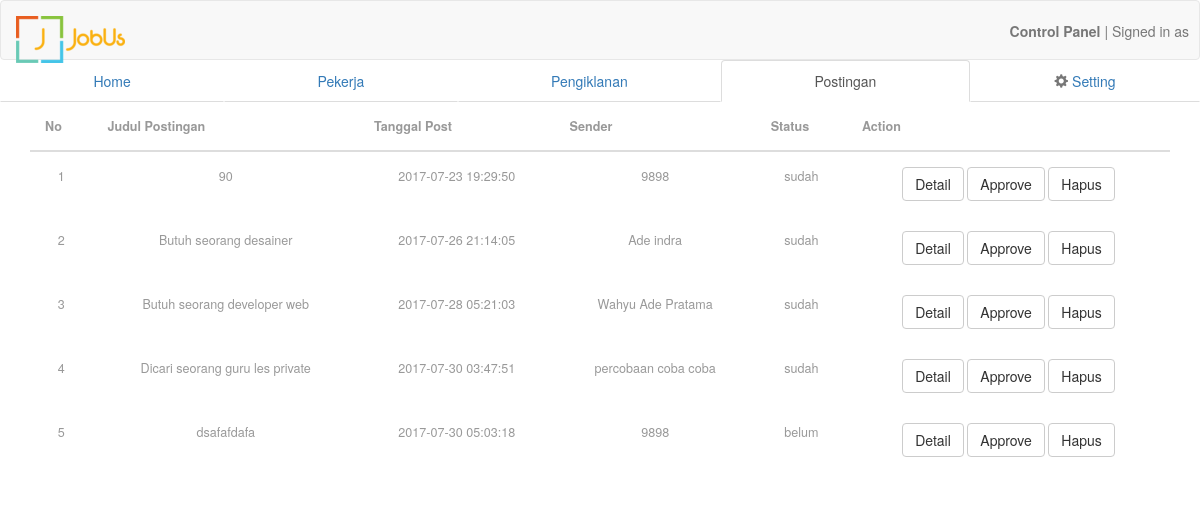
The page /admin/postingan.php on the database as committed earlier.
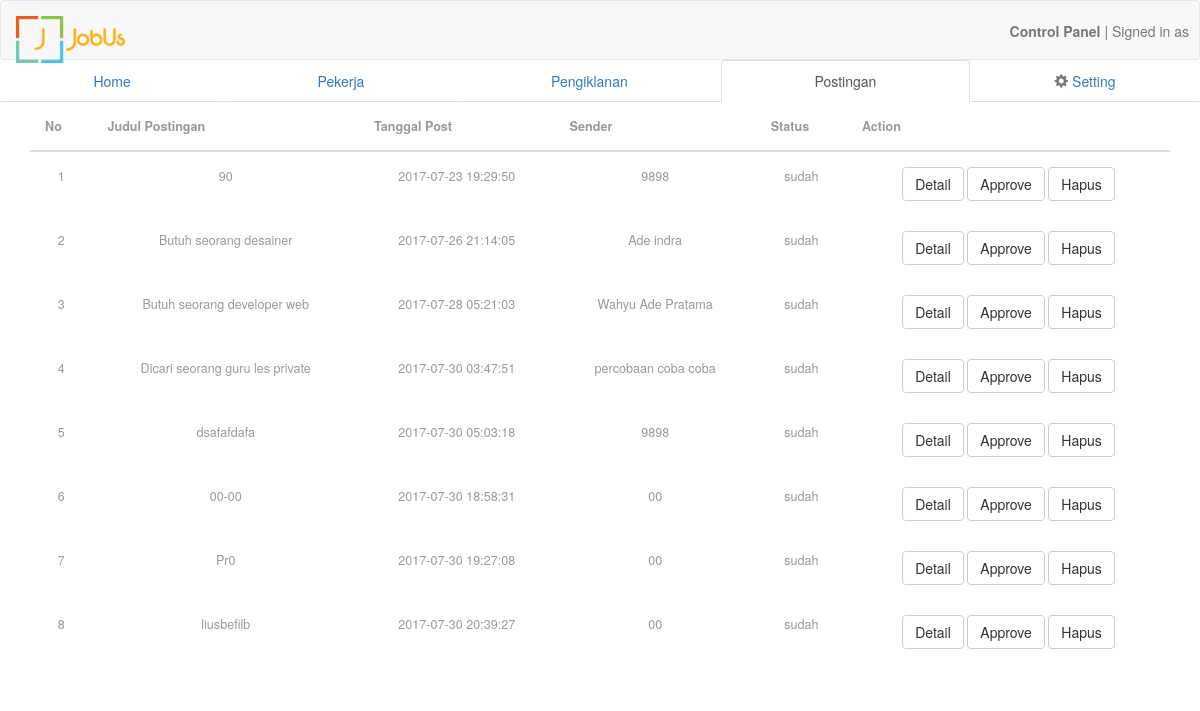
The same page on the database as committed later.
### tables this page shows
CREATE TABLE `postingan` (
  `id_postingan` int(11) NOT NULL,
  `id_pengiklan` int(11) NOT NULL,
  `judul` varchar(255) NOT NULL,
  `deskripsi` text NOT NULL,
  `kategori` varchar(1024) NOT NULL,
  `gaji` varchar(255) NOT NULL,
  `keterangan` text,
  `tipe` varchar(255) NOT NULL,
  `pamflet` varchar(255) DEFAULT NULL,
  `durasi` int(11) NOT NULL,
  `status` varchar(20) NOT NULL,
  `tanggal` timestamp NULL DEFAULT CURRENT_TIMESTAMP,
  `lat` float(10,6) DEFAULT NULL,
  `lang` float(10,6) DEFAULT NULL,
  `approved` char(5) NOT NULL,
  `tgl_approved` timestamp NULL DEFAULT NULL,
  `dikerjakan_oleh` varchar(1024) DEFAULT NULL
);

CREATE TABLE `pengiklan` (
  `id_pengiklan` int(11) NOT NULL,
  `username` varchar(20) NOT NULL,
  `email` varchar(255) NOT NULL,
  `no_hp` varchar(15) NOT NULL,
  `password` varchar(255) NOT NULL,
  `foto_profile` varchar(255) DEFAULT NULL,
  `nama` varchar(255) DEFAULT NULL,
  `deskripsi` varchar(255) DEFAULT NULL,
  `sosmed` varchar(255) DEFAULT NULL,
  `provinsi` varchar(20) DEFAULT NULL,
  `kota` varchar(20) DEFAULT NULL,
  `kecamatan` varchar(20) DEFAULT NULL,
  `alamat` varchar(255) DEFAULT NULL,
  `lokasi` int(11) DEFAULT NULL,
  `koin` int(11) DEFAULT '0',
  `tanggal` timestamp NOT NULL DEFAULT CURRENT_TIMESTAMP
);

### controller/class.postingan.php (called while the page is built, shortened)
<?php
class postingan
 {
	function get_all_rows($query, $param){
			try{
				global $pdo;
				$req = $pdo->prepare($query);
				if($param == ''){
					$req->execute();
				}else{
					$req->execute($param);
				}
				if($req->rowCount() > 0){
					$result = $req->fetchAll();
					return $result;
				}
			}catch(PDOException $e){
				echo "Error! gagal mengambil data: ".$e->getMessage();
			}
	}
	function select_all_postingan(){
		$query = "select * from postingan";
		return $this->get_all_rows($query, '');
	}
 }
 ?>

### controller/class.pengiklan.php (called while the page is built, shortened)
<?php
class pengiklan
 {
 	function get_data($query, $param){
			try{
				global $pdo;
				$req = $pdo->prepare($query);
				if($param == ''){
					$req->execute();
				}else{
					$req->execute($param);
				}
				$rows = $req->rowCount();
				$status = false;
				if($rows > 0){
					$status = true;
				}
				$data = $req->fetch(PDO::FETCH_NAMED);
				return array('status' => $status, 'rows' => $rows, 'data' => $data);
			}catch(PDOException $e){
				echo "Error! gagal mengambil data: ".$e->getMessage();
			}
	}
  	function get_profile_id($id){
		$query = "SELECT * FROM `pengiklan` WHERE `pengiklan`.`id_pengiklan` = ?";
		$param = array($id);
		return $this->get_data($query, $param);
	}
 }
 ?>

### admin/postingan.php (the view, shortened to what this page needs)
<!DOCTYPE html>
<?php session_start();
	include '../controller/koneksi.php';
	include '../controller/class.postingan.php';
	include '../controller/class.pengiklan.php';
	$postingan = new postingan();
	$pengiklan = new pengiklan();
	$data = $postingan->select_all_postingan();
?>
<html>
<head>
	<?php include '../view/source3.php'; ?>
</head>
<body>
 <?php include('../view/navbar.php'); ?>
	<ul class="nav nav-tabs nav-justified">
  		<li><a href="../admin/dashboard.php">Home</a></li>
  		<li><a href="../admin/pekerja.php">Pekerja</a></li>
  		<li><a href="../admin/pengiklan.php">Pengiklanan</a></li>
  		<li role="presentation" class="active"><a href="postingan.php">Postingan</a></li>
  		<li><a href="pengaturan.php"><span class="glyphicon glyphicon-cog" aria-hidden="true"></span> Setting</a></li>
	</ul>
	<div class="container">
		<table  class="table table-condensed table-responsive">
			<thead>
				<th>No </th>
				<th>Judul Postingan</th>
				<th>Tanggal Post</th>
				<th>Sender</th>
				<th>Status</th>
				<th>Action</th>
			</thead>
			<tbody>
			<?php
			if(count($data) > 0){
				$i = 1;
				foreach ($data as $rows ) {
					echo "
			<tr>
				<td>".$i."</td>
				<td>".$rows['judul']."</td>
				<td>".$rows['tanggal']."</td>
				<td>".$pengiklan->get_profile_id($rows['id_pengiklan'])['data']['nama']."</td>
				<td>".$rows['approved']."</td>
				<td>
					<form method='post'>
						<button type='button' class='btn btn-default' data-toggle='modal' data-target='#".$rows['id_postingan']."'>Detail</button>
						<button class='btn btn-default' name='approve' value='".$rows['id_postingan']."'>Approve</button>
						<button class='btn btn-default' name='delete' value='".$rows['id_postingan']."'>Hapus</button>
					</form>
				</td>
			</tr>
					";
					$i++;
				}
			} ?>
			</tbody>
		</table>
	</div>
</body>
</html>

### view/source3.php (shortened to what this page needs)
<link href="../assets/css/bootstrap.css" rel="stylesheet" type="text/css" media="all" />
<link href="../assets/css/style.css" rel="stylesheet" type="text/css" media="all" />
<link href="../assets/css/font-awesome.css" rel="stylesheet">
<link href="../assets/css/mislider.css" rel="stylesheet" type="text/css" />
<link href="../assets/css/mislider-custom.css" rel="stylesheet" type="text/css" />
<link rel="stylesheet" href="../assets/css/flexslider.css" type="text/css" media="screen" property="" />
<link href="../assets/css/lsb.css" rel="stylesheet" type="text/css">
<link href="../assets/css/cssme.css" rel="stylesheet" type="text/css">
<link href="../assets/css/sweetalert.css" rel="stylesheet" type="text/css">
<link data-require="bootstrap-css@3.3.6" data-semver="3.3.6" rel="stylesheet" href="https://maxcdn.bootstrapcdn.com/bootstrap/3.3.6/css/bootstrap.css" />

### view/navbar.php (shortened to what this page needs)
<nav class="navbar navbar-default nav-admin">
  <div class="container-fluid">
  <div class="pull-right">
  	<p class="navbar-text navbar-right admin-name"><b>Control Panel</b> | Signed in as </p>
  	</div>
  		<div class="navbar-header">
		<a class="navbar-brand navbar-left" href="#" >
		<img alt="Brand" src="../assets/images/logo-lands.png" width="" class="img-responsive">
		</a>
  	</div>
  	</div>
</nav>

### assets/css/style.css (style rules this page uses)
html, body { font-size: 100%; font-family: 'Open Sans', sans-serif; background:#ffffff; margin: 0; }
p,ul li,ol li { margin:0; font-size:14px; }
ul,label { margin:0; padding:0; }
input[type="submit"],input[type="reset"],a { -webkit-transition: 0.5s ease-in; -moz-transition: 0.5s ease-in; -ms-transition: 0.5s ease-in; -o-transition: 0.5s ease-in; transition:0.5s ease-in; }
.glyphicon { position: relative; top: 1px; display: inline-block; font-family: 'Glyphicons Halflings'; font-style: normal; font-weight: 400; line-height: 1; -webkit-font-smoothing: antialiased; -moz-osx-font-smoothing: grayscale; color: #777; }
.table > thead > tr > th, .table > tbody > tr > th, .table > tfoot > tr > th, .table > thead > tr > td, .table > tbody > tr > td, .table > tfoot > tr > td { border-top: none !important; }
.table td, .table>tbody>tr>td, .table>tbody>tr>th, .table>tfoot>tr>td, .table>tfoot>tr>th, .table>thead>tr>td, .table>thead>tr>th { padding: 15px!important; }
.table > thead > tr > th, .table > tbody > tr > th, .table > tfoot > tr > th, .table > thead > tr > td, .table > tbody > tr > td, .table > tfoot > tr > td { font-size: 0.9em; color: #999; border-top: none !important; }

### assets/css/cssme.css (style rules this page uses)
th { text-align: center; }
tbody { text-align: center; }
p { padding: 10px; }
.navbar-default.nav-admin { height:60px; margin-bottom: 0px; }
.navbar-text.admin-name { font-size: 100%; margin-top: 10px; margin-bottom: 0px; }
ul { list-style: none; }

Rows that differ between the two databases and show on the page:
changed postingan "dsafafdafa": approved "belum" → "sudah"
added postingan: judul "00-00", tanggal "2017-07-30 18:58:31", id_pengiklan.nama "00", approved "sudah", $rows['id_postingan'] 19 (drawn)
added postingan: judul "Pr0", tanggal "2017-07-30 19:27:08", id_pengiklan.nama "00", approved "sudah", $rows['id_postingan'] 20 (drawn)
added postingan: judul "liusbefilb", tanggal "2017-07-30 20:39:27", id_pengiklan.nama "00", approved "sudah", $rows['id_postingan'] 21 (drawn)
